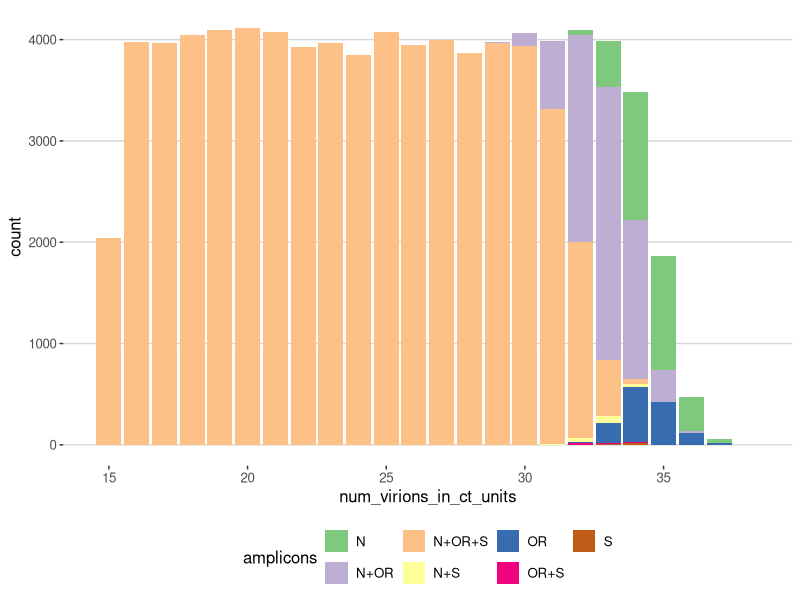

Generate this figure with R:
## ---- chunk 1
library(tidyverse)
library(ggthemes)
true_num_virions_in_ct_units  = runif(n=100000,15,40)

n_offset = 0.4 # how much inefficiency in N amplificiation there is, in cycles
or_offset = 0.9 # how much inefficiency in OR amplificiation there is, in cycles
s_offset = 3 # how much inefficiency in S amplificiation there is, in cycles


amplification_noise_amount = 5

n_cts = true_num_virions_in_ct_units + n_offset + rnorm(length(true_num_virions_in_ct_units),amplification_noise_amount )
or_cts = true_num_virions_in_ct_units + or_offset + rnorm(length(true_num_virions_in_ct_units),amplification_noise_amount )
s_cts = true_num_virions_in_ct_units + s_offset + rnorm(length(true_num_virions_in_ct_units),amplification_noise_amount )

dataset = tibble(id=1:length(true_num_virions_in_ct_units),num_virions_in_ct_units = true_num_virions_in_ct_units, N_ct= n_cts, OR_ct= or_cts,S_ct=s_cts  )

detection_threshold =40

dataset = dataset %>% pivot_longer(c(-num_virions_in_ct_units,-id)) %>% mutate(value=ifelse(value>detection_threshold,NA,value)) %>% separate(name,into=c("amplicon"),sep="_") %>% group_by(id,num_virions_in_ct_units) %>%filter(!is.na(value))%>% summarise(amplicons= paste(amplicon,collapse="+")) %>% mutate(num_virions_in_ct_units=round(num_virions_in_ct_units))

ggplot(dataset,aes(x=num_virions_in_ct_units,fill=amplicons))+geom_bar()+scale_fill_brewer(type="qual")+theme_hc()

